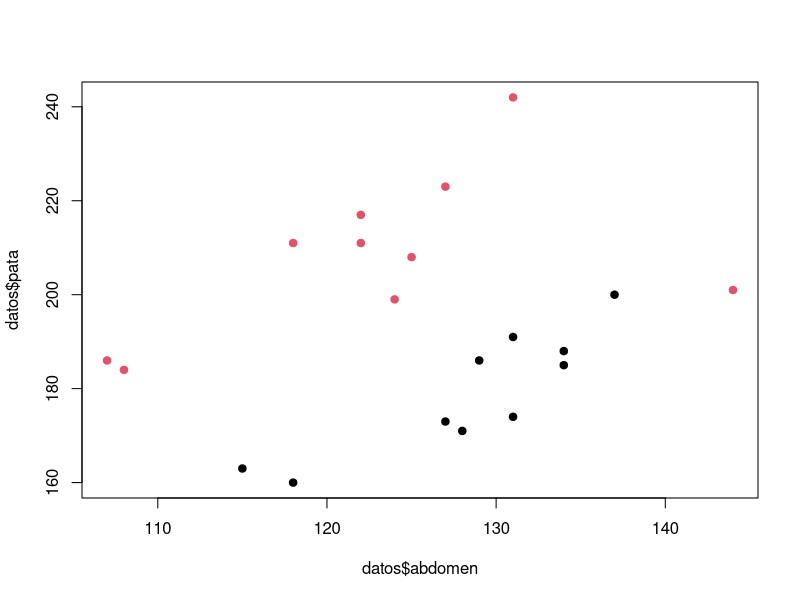
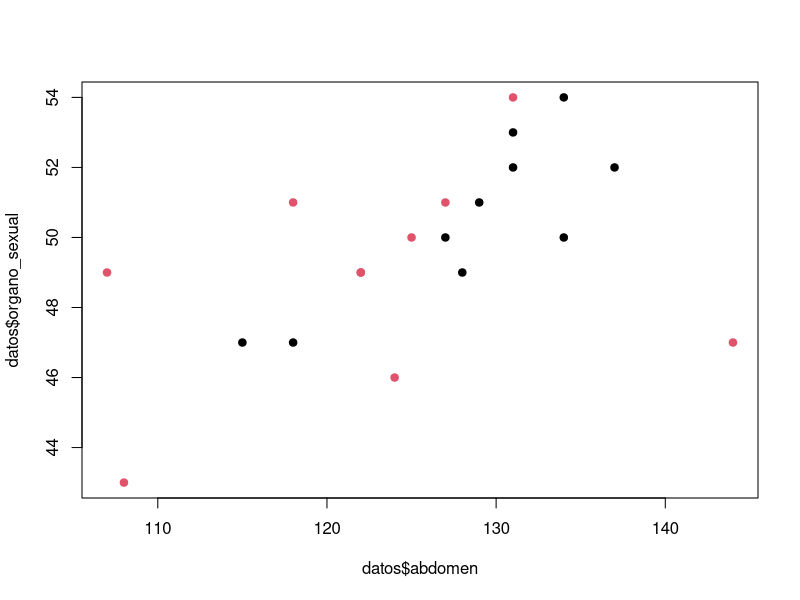
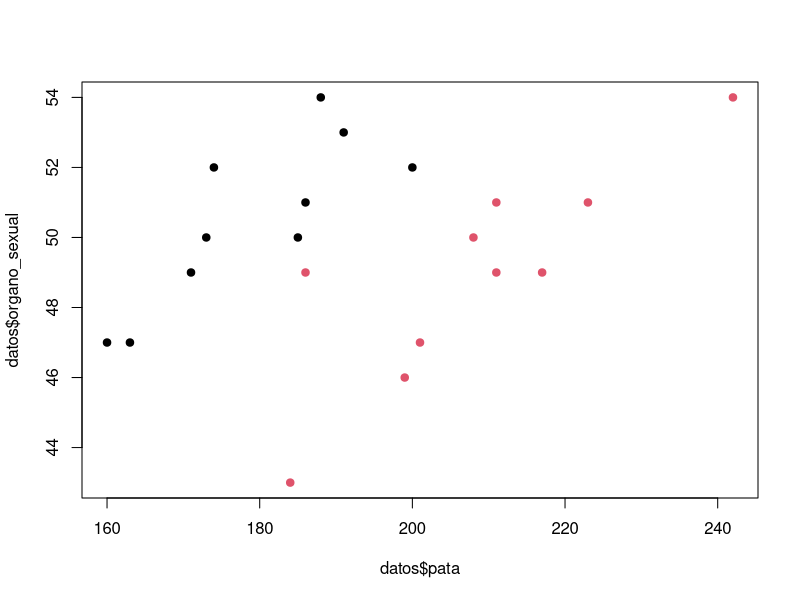

Recreate these plots in R, in order.
#pata = 194, abdomen = 124,  organo_sexual = 49

#############################
# EJEMPLO 1: DATOS INSECTOS #
#############################
# Se quiere identificar a que especie (a o b) pertenece un determinado insecto.
# Para ello, se han medido tres variables (longitud de las patas, diámetro del abdomen 
#y diámetro del órgano sexual) en 10 individuos de cada una de las dos especies.

input <- ("
especie pata abdomen organo_sexual 
a 191 131 53
a 185 134 50
a 200 137 52
a 173 127 50
a 171 128 49
a 160 118 47
a 188 134 54
a 186 129 51
a 174 131 52
a 163 115 47
b 186 107 49
b 211 122 49
b 201 144 47
b 242 131 54
b 184 108 43
b 211 118 51
b 217 122 49
b 223 127 51
b 208 125 50
b 199 124 46
")

datos <- read.table(textConnection(input), header = TRUE)

especie <- as.factor(datos$especie)
datos$especie <- especie

plot(datos$abdomen, datos$pata, col=datos$especie, pch=19)
plot(datos$abdomen, datos$organo_sexual, col=datos$especie, pch=19)

plot(datos$pata, datos$organo_sexual, col=datos$especie, pch=19)


# programemos k vecinos mas cercanos para clasificar una nueva especie
# según su longitud de abdomen y longitud del organo sexual
# segun el color: Rosa: tipo b, Negro: tipo a

distancia <- function(x,x0){
  sqrt(sum((x-x0)^2))
}



distancia(x=rbind(c(1,2), c(2,5)), x0=c(3,6))


k_vecinos <- function(k, x0){
  #k: Cuantos vecinos considerar
  # x0: nueva observación que queremos clasificar
  
  
}



